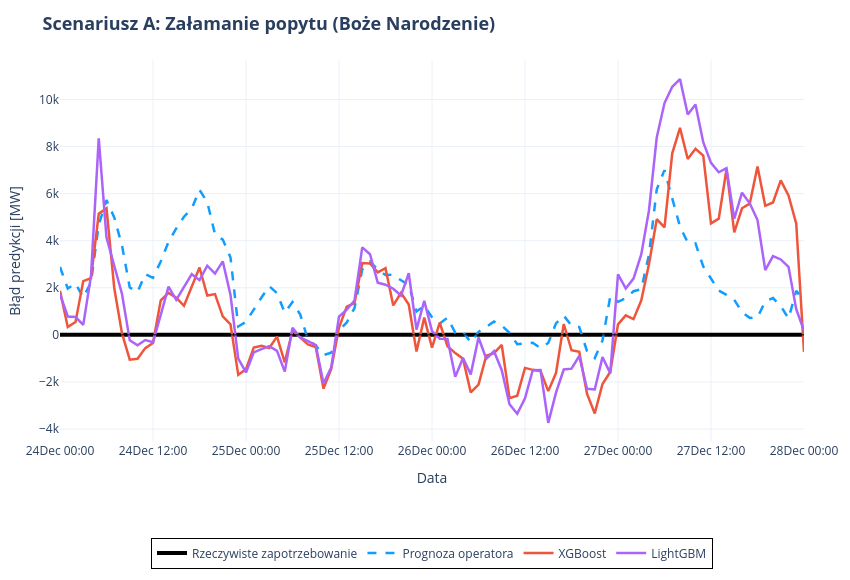

The notebook cell saved with this chart:
### Code cell
y_pred_xgb = best_xgb.predict(X_test)
y_pred_lgb = best_lgb.predict(X_test)
y_pred_rf = best_rf.predict(X_test)

series_actual = y_test
series_entsoe = entsoe_test
series_xgb_tuned = pd.Series(y_pred_xgb, index=y_test.index)
series_lgb_tuned = pd.Series(y_pred_lgb, index=y_test.index)
series_rf_tuned = pd.Series(y_pred_rf, index=y_test.index)

def plot_period_residuals(start_date, end_date, title):
    mask_full = (series_actual.index >= start_date) & (series_actual.index <= end_date)

    dev_actual = series_actual[mask_full] - series_actual[mask_full] 
    dev_entsoe = series_entsoe[mask_full] - series_actual[mask_full]
    dev_xgb = series_xgb_tuned[mask_full] - series_actual[mask_full]
    dev_lgb = series_lgb_tuned[mask_full] - series_actual[mask_full]

    fig = go.Figure()

    # 1. Reality (Black, thick baseline) - as 0
    fig.add_trace(go.Scatter(x=dev_actual.index, y=dev_actual,
                             mode='lines', name='Rzeczywiste zapotrzebowanie',
                             line=dict(color='black', width=4)))

    # 2. ENTSO-E Benchmark (Official operator forecast - Blue, dashed)
    fig.add_trace(go.Scatter(x=dev_entsoe.index, y=dev_entsoe,
                             mode='lines', name='Prognoza operatora',
                             line=dict(color='#119DFF', width=2.5, dash='dash')))

    # 3. XGBoost (Vivid Red)
    fig.add_trace(go.Scatter(x=dev_xgb.index, y=dev_xgb,
                             mode='lines', name='XGBoost',
                             line=dict(color='#EF553B', width=2.5)))
                             
    # 4. LightGBM  (Purple)
    fig.add_trace(go.Scatter(x=dev_lgb.index, y=dev_lgb,
                             mode='lines', name='LightGBM',
                             line=dict(color='#AB63FA', width=2.5)))

    fig.update_layout(
        title=dict(text=f'<b>{title}</b>', font=dict(size=18)),
        xaxis_title=dict(text='Data', font=dict(size=14)),
        yaxis_title=dict(text='Błąd predykcji [MW]', font=dict(size=14)),
        font=dict(size=12),
        width=850,
        height=580,
        hovermode='x unified',
        template='plotly_white',
        legend=dict(
            orientation="h", 
            yanchor="top", y=-0.25,
            xanchor="center", x=0.5,
            font=dict(size=12), 
            bgcolor="rgba(255,255,255,0.9)", 
            bordercolor="black", borderwidth=1
        ),
        margin=dict(l=60, r=40, t=60, b=120)
    )

    fig.add_hline(y=0, line_width=1, line_color="black")
    
    fig.update_xaxes(
        tickformat="%d%b %H:00"
    )
    
    fig.show()

plot_period_residuals('2019-12-24', '2019-12-28', 'Scenariusz A: Załamanie popytu (Boże Narodzenie)')
plot_period_residuals('2019-05-29', '2019-06-02', 'Scenariusz B: Dzień pomostowy (Majówka)')
plot_period_residuals('2019-07-18', '2019-07-22', 'Scenariusz C: Standardowy dzień (Lipiec)')
